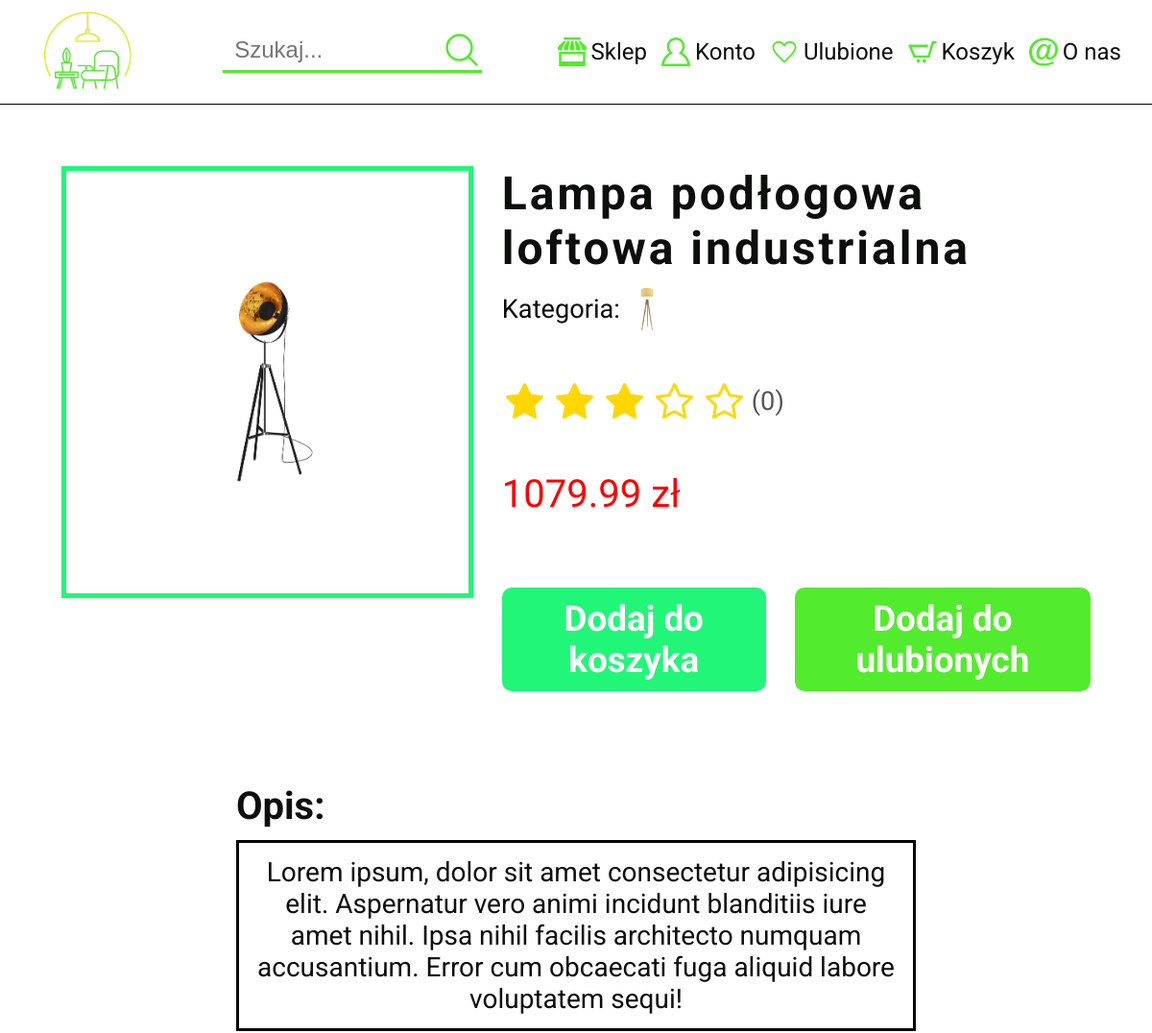
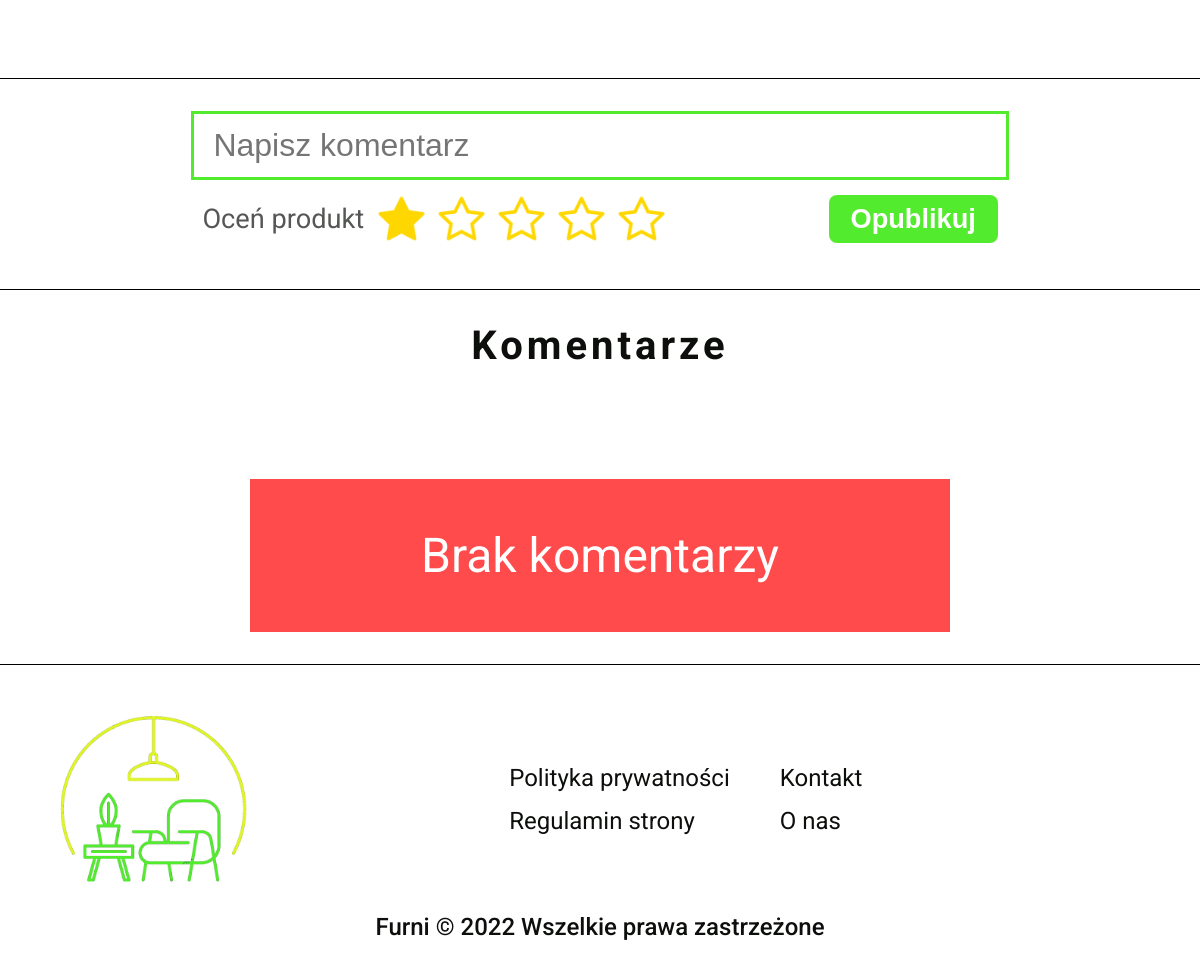
Screenshot of /produkt?id=160 with the database file from the repository (2 pictures, top to bottom).
### tables this page shows
CREATE TABLE `produkty` (
  `id` int(11) NOT NULL,
  `nazwa` varchar(255) NOT NULL,
  `kategoria` varchar(255) NOT NULL,
  `opis` text NOT NULL DEFAULT 'Lorem ipsum, dolor sit amet consectetur adipisicing elit. Aspernatur vero animi incidunt blanditiis iure amet nihil. Ipsa nihil facilis architecto numquam accusantium. Error cum obcaecati fuga aliquid labore voluptatem sequi!',
  `cena` float NOT NULL,
  `poprzednia_cena` float DEFAULT NULL,
  `data_wypuszczenia` datetime NOT NULL DEFAULT current_timestamp()
);

### product.php (the view, shortened to what the rows shown need)
<?php
    require_once 'inc/connection.php';
    $id_produktu = htmlentities($_GET['id'],ENT_QUOTES);
    $query = "SELECT * FROM produkty WHERE id='$id_produktu'";
    if($result = $con->query($query)){
        if($result->num_rows>0){
            $produkt = $result->fetch_assoc();
        }
        else{
            exit();
        }
    }
    else{
        exit();
    }
?>
<!DOCTYPE html>
<html lang="pl">
<head>
    <link rel="stylesheet" href="css/generic.css">
    <link rel="stylesheet" href="css/product.css">
</head>
<body>
    <main>
        <section class="mebel">
            <img src="img/products/<?php echo $produkt['kategoria']; ?>/<?php echo $produkt['nazwa']; ?>.png" alt="<?php echo $produkt['nazwa']; ?>" class="mebel__img">
            <div class="mebel__right">
                <div class="mebel__right__top">
                    <h1 class="mebel__nazwa"><?php echo $produkt['nazwa']; ?></h1>
                    <p class="mebel__kategoria">Kategoria: <img src="img/products/kategorie/<?php echo $produkt['kategoria']; ?>.png" alt="<?php echo $produkt['kategoria']; ?>" class="mebel__kategoria__img"></p>
                </div>
                <div class="mebel__right__stars">
                    <div class="mebel__stars">
                    </div>
                </div>
                <p class="mebel__cena"><?php
                    echo $produkt['cena'].' zł';
                ?></p>
                <div class="mebel__buttons">
                    <button onclick="dodajProduktDoKoszyka(event,<?php echo $produkt['id']; ?>)" class="mebel__button mebel__button--koszyk">
                    </button>
                    <button onclick="dodajProduktDoUlubionych(event,<?php echo $produkt['id']; ?>)" class="mebel__button mebel__button--ulubione">
                    </button>
                </div>
            </div>
        </section>
        <section class="opis">
            <h2 class="opis__heading">Opis:</h2>
            <p class="opis__text"><?php echo $produkt['opis']; ?></p>
        </section>
        <section class="komentarze">
            <h2 class="komentarze__heading">Komentarze</h2>
        </section>
    </main>
</body>
</html>

### rows the page displays
produkty: kategoria+nazwa (picture), nazwa "Lampa podłogowa loftowa industrialna", kategoria (picture), cena "1079.99", opis "Lorem ipsum, dolor sit amet consectetur adipisicing elit. Aspernatur vero animi incidunt blanditiis iure amet nihil. Ipsa nihil facilis architecto numquam accusantium. Error cum obcaecati fuga aliquid labore voluptatem sequi!"
